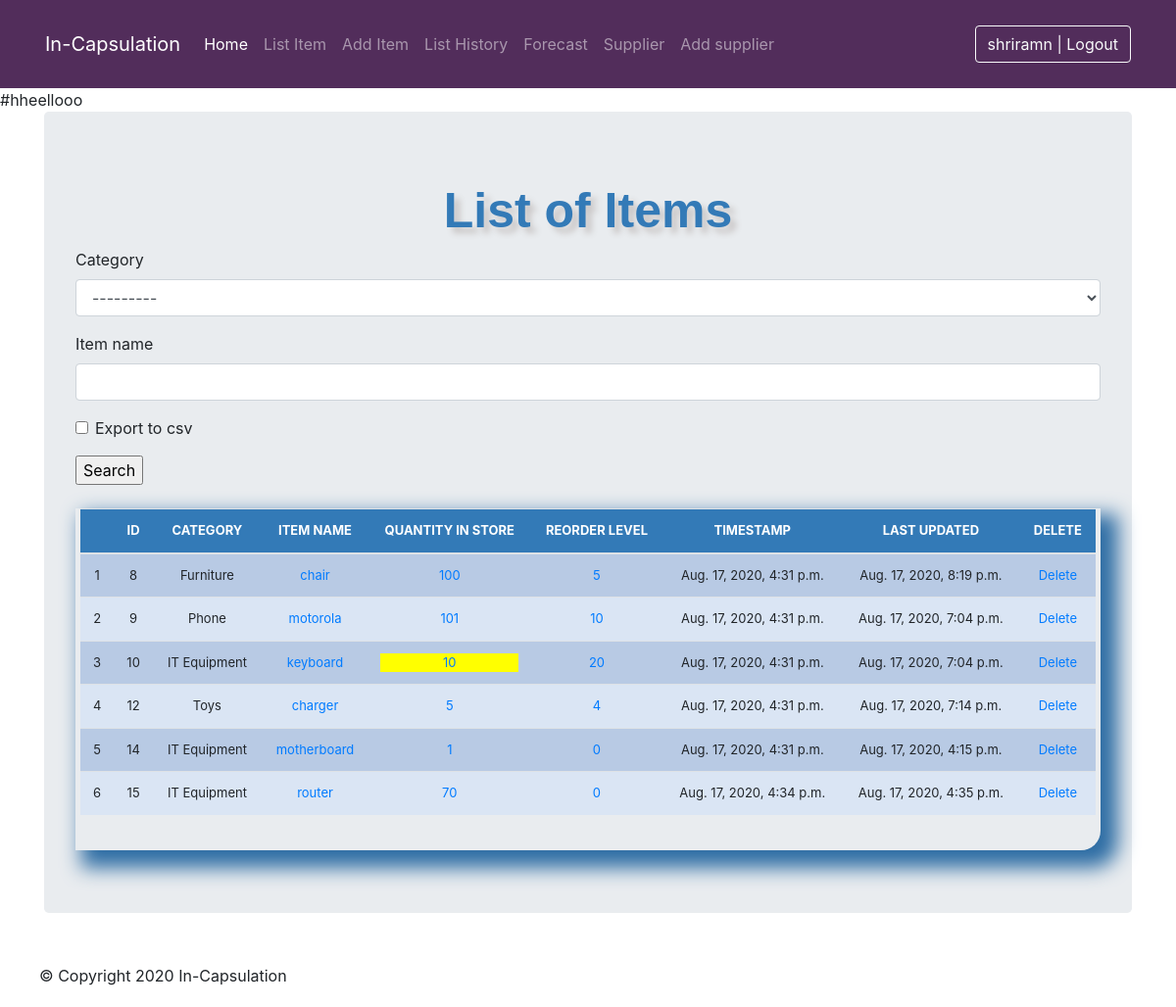
The page /list_item/ (signed in) on the database its author committed.
### mgm/models.py (models this page shows, shortened)
class Stock(models.Model):
    category = models.ForeignKey(Category, on_delete=models.CASCADE, blank=True)
    item_name = models.CharField(max_length=50, blank=True, null=True)
    quantity = models.IntegerField(default='0', blank=False, null=False)
    receive_quantity = models.IntegerField(default='0', blank=True, null=True)
    receive_by = models.CharField(max_length=50, blank=True, null=True)
    issue_quantity = models.IntegerField(default='0', blank=True, null=True)
    issue_by = models.CharField(max_length=50, blank=True, null=True)
    issue_to = models.CharField(max_length=50, blank=True, null=True)
    phone_number = models.CharField(max_length=50, blank=True, null=True)
    created_by = models.CharField(max_length=50, blank=True, null=True)
    reorder_level = models.IntegerField(default='0', blank=True, null=True)
    last_updated = models.DateTimeField(auto_now_add=False, auto_now=True)
    timestamp = models.DateTimeField(auto_now_add=True, auto_now=False)

class Category(models.Model):
    name= models.CharField(max_length=50, blank=True, null=True)
    def __str__(self):
        return self.name

### mgm/views.py (the view, shortened to what this page needs)
# urls.py: path('list_item/', views.list_item, name='list_item'),
@login_required
def list_item(request):
    header = 'List of Items'
    form = StockSearchForm(request.POST or None)
    queryset = Stock.objects.all()
    context = {
        "header": header,
        "queryset": queryset,
        "form": form,
    }
    form = StockSearchForm(request.POST or None)
    return render(request, "list_item.html", context)

### mgm/forms.py
class StockSearchForm(forms.ModelForm):
    export_to_CSV = forms.BooleanField(required=False)
    class Meta:
      model = Stock
      fields = ['category', 'item_name']

### mgm/templates/list_item.html (shortened to what this page needs)
{% extends 'base.html' %}
{% load staticfiles %}
{% load crispy_forms_tags %}
  {% block content %}
   {% include 'navbar.html' %}
<main role="main" class="container">
  <div class="jumbotron">
    <div class="header">{{header}}</div>
    <form method='POST' action=''>{% csrf_token %}
      {{form|crispy}}
      <input type="submit" value='Search'/>
    </form>
    <br>
    <div class="display_table">
     <table class='table'>
        <thead>
          <tr>
            <th></th>
              <th> ID</th>
            <th>CATEGORY</th>
            <th>ITEM NAME</th>
            <th>QUANTITY IN STORE</th>
              <th>REORDER LEVEL</th>
              <th>TIMESTAMP</th>
              <th>LAST UPDATED</th>
              <th>DELETE</th>
          </tr>
        </thead>
      {% for instance in queryset %}
          <tr>
            <td>{{forloop.counter}}</td>
              <td>{{instance.id}}</td>
              <td>{{instance.category}}</td>
              <td><a href="{% url 'update_items' instance.id %}">{{instance.item_name}}</a></td>
               <td>
                {% if instance.quantity <= instance.reorder_level %}
                <div style="background-color: yellow;">
                    <a href="{% url 'stock_detail' instance.id %}">{{instance.quantity}}</a> </div>
                {% else %}
                   <a href="{% url 'stock_detail' instance.id %}">{{instance.quantity}}</a>
                {% endif %}
                </td>
              <td><a href="{% url 'reorder_level' instance.id %}">{{instance.reorder_level}}</a></td>
              <td>{{instance.timestamp}}</td>
              <td>{{instance.last_updated}}</td>
              <td><a href="{% url 'delete_items' instance.id %}">Delete</a></td>
          </tr>
      {% endfor %}
    </table>
  </div>
  </div>
</main>
   {% endblock %}

### mgm/templates/base.html (shortened to what this page needs)
{% load static %}
<!DOCTYPE html>
<html lang="en">
  <head>
      <link rel="stylesheet" href="https://stackpath.bootstrapcdn.com/bootstrap/4.5.2/css/bootstrap.min.css"
>
      <link href="{% static 'css/stylesheet.css' %}" rel="stylesheet">
      <link href="{% static 'css/bootstrap.min.css' %}" rel="stylesheet">
  </head>
  <body>
<section class="coloured-section" id="title">
    <div class="fluid-container">
        <nav class="navbar navbar-expand-md navbar-dark ">
  <a class="navbar-brand" href="/">In-Capsulation</a>
  <div class="collapse navbar-collapse" id="navbarCollapse">
    <ul class="navbar-nav mr-auto">
      <li class="nav-item active">
        <a class="nav-link" href="/">Home <span class="sr-only">(current)</span></a>
      </li>
        {% if request.user.is_authenticated %}
      <li class="nav-item">
        <a class="nav-link" href="/list_item">List Item</a>
      </li>
      <li class="nav-item">
        <a class="nav-link" href="/add_items">Add Item</a>
      </li>
        <li class="nav-item">
        <a class="nav-link" href="/list_history">List History</a>
        </li>
        <li class="nav-item">
        <a class="nav-link" href="/forecast">Forecast</a>
        </li>
        <li class="nav-item">
        <a class="nav-link" href="/supplier_list">Supplier</a>
        </li>
        <li class="nav-item">
        <a class="nav-link" href="/add_supplier">Add supplier</a>
        </li>
        {% endif %}
    </ul>
     <ul class="navbar-nav">
        {% if request.user.is_authenticated %}
        <li><a href="/handleLogout"><button class="btn btn-outline-light">{{ user }} | Logout</button></a></li>
        {% else %}
         <button type="button" class="btn btn-outline-light" id="register" data-toggle="modal" data-target="#sign-up">SignUp</button>
         <button type="button" class="btn btn-outline-light" id="signup" data-toggle="modal" data-target="#login">SignIn</button>
        {% endif %}
    </ul>
  </div>
</nav>
  </div>
</section>
      {% block content %}
      {% endblock %}
 <footer class="black-section" id="footer">
<div class="container-fluid">
     <h8 class="foot">© Copyright 2020 In-Capsulation</h8>
</div>
 </footer>
      </body>
</html>

### mgm/templates/navbar.html
#hheellooo

### mgm/static/css/stylesheet.css (style rules this page uses)
body { background-color: #34eb6b; }
.table { font-size: 13px; text-align: center; width: 95%; margin: auto; text-align: center; }
.table tr:nth-child(odd) { background: #B8CAE4 }
.table tr:nth-child(even) { background: #dae5f4 }
th { background-color: #337ab7; color: white; }
.display_table { border-bottom-right-radius: 20px; padding-left: 5px; padding-right: 5px; padding-bottom: 20px; box-shadow: 12px 12px 20px 6px #2e6da4; }
.header { font-family: helvetica; color: #337ab7; font-size: 50px; text-align: center; width: 100%; text-shadow: 6px 6px 6px #c9c6c6; display: block; font-weight: bolder; }

### rows shown on the page
Stock: id "8", category "Furniture", item_name "chair", quantity "100", reorder_level "5", timestamp "Aug. 17, 2020, 4:31 p.m.", last_updated "Aug. 17, 2020, 8:19 p.m."
Stock: id "9", category "Phone", item_name "motorola", quantity "101", reorder_level "10", timestamp "Aug. 17, 2020, 4:31 p.m.", last_updated "Aug. 17, 2020, 7:04 p.m."
Stock: id "10", category "IT Equipment", item_name "keyboard", quantity "10", reorder_level "20", timestamp "Aug. 17, 2020, 4:31 p.m.", last_updated "Aug. 17, 2020, 7:04 p.m."
Stock: id "12", category "Toys", item_name "charger", quantity "5", reorder_level "4", timestamp "Aug. 17, 2020, 4:31 p.m.", last_updated "Aug. 17, 2020, 7:14 p.m."
Stock: id "14", category "IT Equipment", item_name "motherboard", quantity "1", reorder_level "0", timestamp "Aug. 17, 2020, 4:31 p.m.", last_updated "Aug. 17, 2020, 4:15 p.m."
Stock: id "15", category "IT Equipment", item_name "router", quantity "70", reorder_level "0", timestamp "Aug. 17, 2020, 4:34 p.m.", last_updated "Aug. 17, 2020, 4:35 p.m."

### other values the page prints
{{ user }} "shriramn"
{{ header }} "List of Items"
